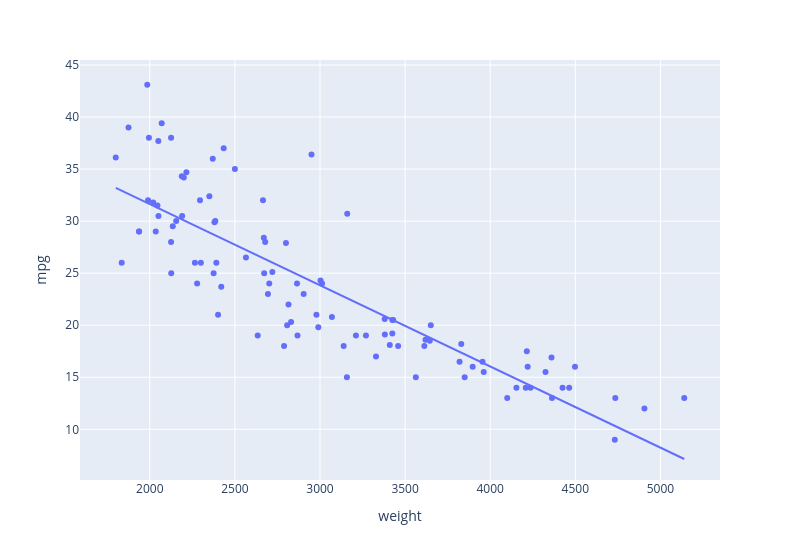

The cell this chart's notebook holds for it:
### Code cell
import numpy as np
import polars as pl
import plotly.express as px
import sklearn.linear_model as lm
import seaborn as sns

pl.set_random_seed(42)
sample_size = 100
mpg = pl.from_pandas(sns.load_dataset('mpg'))
print("Full Data Size:", len(mpg))
mpg_sample = mpg.sample(sample_size)
print("Sample Size:", len(mpg_sample))
px.scatter(mpg_sample, x='weight', y='mpg', trendline='ols', width=800)
